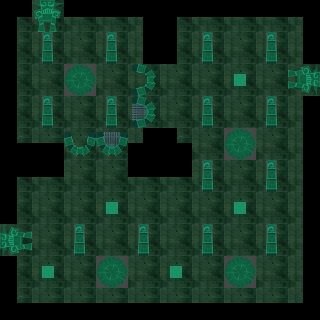

This is a level from a 2D game, rendered from its Tiled map with the project's own tilesets. A one-line summary and the map file follow, with tile-layer data summarised:
An orthogonal 10x10 tile map with 32x32 px tiles, 4 tile layers (Floor Layer, East West Wall Layer, North South Wall Layer, Object Layer).

<map version="1.0" orientation="orthogonal" renderorder="left-down" width="10" height="10" tilewidth="32" tileheight="32" nextobjectid="1">
 <tileset firstgid="1" name="FroGamesMobileDungeon" tilewidth="32" tileheight="32" spacing="1" margin="1">
  <image source="../Textures/FroGamesMobileDungeon.png" width="133" height="199" />
 </tileset>
 <layer name="Floor Layer" width="10" height="10">
  <data>[100 cells, 100 non-empty, 1 distinct tile ids]</data>
 </layer>
 <layer name="East West Wall Layer" width="10" height="10">
  <data>[100 cells, 28 non-empty, 6 distinct tile ids]</data>
 </layer>
 <layer name="North South Wall Layer" width="10" height="10">
  <data>[100 cells, 30 non-empty, 5 distinct tile ids]</data>
 </layer>
 <layer name="Object Layer" width="10" height="10">
  <data>[100 cells, 23 non-empty, 3 distinct tile ids]</data>
 </layer>
</map>